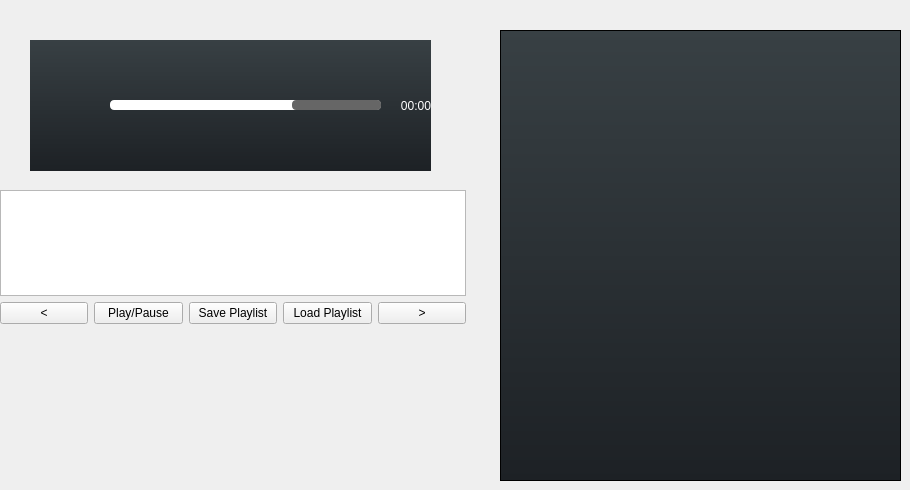
          <widget class="QWidget" name="tab_5">
           <attribute name="title">
            <string>MediaPlayer</string>
           </attribute>
           <widget class="QWidget" name="verticalLayoutWidget">
            <property name="geometry">
             <rect>
              <x>110</x>
              <y>40</y>
              <width>321</width>
              <height>79</height>
             </rect>
            </property>
            <layout class="QVBoxLayout" name="verticalLayout_3">
             <property name="spacing">
              <number>0</number>
             </property>
             <property name="topMargin">
              <number>0</number>
             </property>
             <item>
              <widget class="QLabel" name="label_artist">
               <property name="font">
                <font>
                 <pointsize>12</pointsize>
                </font>
               </property>
               <property name="styleSheet">
                <string notr="true">color:rgb(255,195,50)</string>
               </property>
               <property name="text">
                <string/>
               </property>
              </widget>
             </item>
             <item>
              <widget class="QLabel" name="label_title">
               <property name="styleSheet">
                <string notr="true">color:rgb(255, 255, 255)</string>
               </property>
               <property name="text">
                <string/>
               </property>
              </widget>
             </item>
             <item>
              <layout class="QHBoxLayout" name="horizontalLayout_4">
               <item>
                <widget class="QSlider" name="horizontalSlider_2">
                 <property name="enabled">
                  <bool>true</bool>
                 </property>
                 <property name="styleSheet">
                  <string notr="true">QSlider::groove:horizontal {
border: 0px solid #bbb;
background: white;
height: 10px;
border-radius: 4px;
}

QSlider::sub-page:horizontal {
background: qlineargradient(x1: 0, y1: 0,    x2: 0, y2: 1,
    stop: 0 #ffc332, stop: 1 #e5af2d);
background: qlineargradient(x1: 0, y1: 0.2, x2: 1, y2: 1,
    stop: 0 #e5af2d, stop: 1 #ffc946);
border: 0px solid #333;
height: 10px;
border-radius: 4px;
}

QSlider::add-page:horizontal {
background: #99000000;
border: 0px solid #777;
height: 10px;
border-radius: 4px;
}

QSlider::handle:horizontal {
background: qlineargradient(x1:0, y1:0, x2:1, y2:1,
    stop:0 #eee, stop:1 #ccc);
border: 0px solid #777;
width: 13px;
margin-top: -2px;
margin-bottom: -2px;
border-radius: 4px;
}

QSlider::handle:horizontal:hover {
background: qlineargradient(x1:0, y1:0, x2:1, y2:1,
    stop:0 #fff, stop:1 #ddd);
border: 1px solid #444;
border-radius: 4px;
}

QSlider::sub-page:horizontal:disabled {
background: #bbb;
border-color: #999;
}

QSlider::add-page:horizontal:disabled {
background: #eee;
border-color: #999;
}

QSlider::handle:horizontal:disabled {
background: #eee;
border: 1px solid #aaa;
border-radius: 4px;
}
</string>
                 </property>
                 <property name="value">
                  <number>67</number>
                 </property>
                 <property name="orientation">
                  <enum>Qt::Horizontal</enum>
                 </property>
                </widget>
               </item>
               <item>
                <widget class="QLabel" name="label_duration_2">
                 <property name="minimumSize">
                  <size>
                   <width>50</width>
                   <height>0</height>
                  </size>
                 </property>
                 <property name="maximumSize">
                  <size>
                   <width>50</width>
                   <height>16777215</height>
                  </size>
                 </property>
                 <property name="layoutDirection">
                  <enum>Qt::LeftToRight</enum>
                 </property>
                 <property name="styleSheet">
                  <string notr="true">color:rgb(255, 255, 255)</string>
                 </property>
                 <property name="text">
                  <string>00:00</string>
                 </property>
                 <property name="alignment">
                  <set>Qt::AlignRight|Qt::AlignTrailing|Qt::AlignVCenter</set>
                 </property>
                 <property name="margin">
                  <number>5</number>
                 </property>
                </widget>
               </item>
              </layout>
             </item>
            </layout>
           </widget>
           <widget class="QLabel" name="label_3">
            <property name="geometry">
             <rect>
              <x>30</x>
              <y>40</y>
              <width>81</width>
              <height>81</height>
             </rect>
            </property>
            <property name="text">
             <string/>
            </property>
            <property name="pixmap">
             <pixmap>Resource/img/freemp.png</pixmap>
            </property>
            <property name="scaledContents">
             <bool>true</bool>
            </property>
            <property name="alignment">
             <set>Qt::AlignCenter</set>
            </property>
            <property name="margin">
             <number>5</number>
            </property>
           </widget>
           <widget class="QLabel" name="label_bgr">
            <property name="geometry">
             <rect>
              <x>30</x>
              <y>40</y>
              <width>401</width>
              <height>131</height>
             </rect>
            </property>
            <property name="styleSheet">
             <string notr="true">background-color : qlineargradient(spread:pad, x1:0, y1:0, x2:0, y2:1, stop:0 rgba(56, 64, 68, 255), stop:1 rgba(29, 33, 37, 255))</string>
            </property>
            <property name="text">
             <string/>
            </property>
           </widget>
           <widget class="QWidget" name="horizontalLayoutWidget_2">
            <property name="geometry">
             <rect>
              <x>30</x>
              <y>120</y>
              <width>401</width>
              <height>52</height>
             </rect>
            </property>
            <layout class="QHBoxLayout" name="horizontalLayout_5">
             <item>
              <widget class="QPushButton" name="pushButton_shuffle">
               <property name="maximumSize">
                <size>
                 <width>40</width>
                 <height>40</height>
                </size>
               </property>
               <property name="text">
                <string/>
               </property>
               <property name="icon">
                <iconset>
                 <normaloff>Resource/img/btn_shuffle_off.png</normaloff>Resource/img/btn_shuffle_off.png</iconset>
               </property>
               <property name="iconSize">
                <size>
                 <width>40</width>
                 <height>40</height>
                </size>
               </property>
               <property name="flat">
                <bool>true</bool>
               </property>
              </widget>
             </item>
             <item>
              <widget class="QPushButton" name="pushButton_prev">
               <property name="maximumSize">
                <size>
                 <width>40</width>
                 <height>40</height>
                </size>
               </property>
               <property name="text">
                <string/>
               </property>
               <property name="icon">
                <iconset>
                 <normaloff>Resource/img/btn_previous.png</normaloff>Resource/img/btn_previous.png</iconset>
               </property>
               <property name="iconSize">
                <size>
                 <width>40</width>
                 <height>40</height>
                </size>
               </property>
               <property name="flat">
                <bool>true</bool>
               </property>
              </widget>
             </item>
             <item>
              <widget class="QPushButton" name="pushButton_play">
               <property name="maximumSize">
                <size>
                 <width>40</width>
                 <height>40</height>
                </size>
               </property>
               <property name="text">
                <string/>
               </property>
               <property name="icon">
                <iconset>
                 <normaloff>Resource/img/btn_play.png</normaloff>Resource/img/btn_play.png</iconset>
               </property>
               <property name="iconSize">
                <size>
                 <width>40</width>
                 <height>40</height>
                </size>
               </property>
               <property name="flat">
                <bool>true</bool>
               </property>
              </widget>
             </item>
             <item>
              <widget class="QPushButton" name="pushButton_next">
               <property name="maximumSize">
                <size>
                 <width>40</width>
                 <height>40</height>
                </size>
               </property>
               <property name="text">
                <string/>
               </property>
               <property name="icon">
                <iconset>
                 <normaloff>Resource/img/btn_next.png</normaloff>Resource/img/btn_next.png</iconset>
               </property>
               <property name="iconSize">
                <size>
                 <width>40</width>
                 <height>40</height>
                </size>
               </property>
               <property name="flat">
                <bool>true</bool>
               </property>
              </widget>
             </item>
             <item>
              <widget class="QPushButton" name="pushButton_repeat">
               <property name="maximumSize">
                <size>
                 <width>40</width>
                 <height>40</height>
                </size>
               </property>
               <property name="text">
                <string/>
               </property>
               <property name="icon">
                <iconset>
                 <normaloff>Resource/img/btn_repeat_off.png</normaloff>Resource/img/btn_repeat_off.png</iconset>
               </property>
               <property name="iconSize">
                <size>
                 <width>40</width>
                 <height>40</height>
                </size>
               </property>
               <property name="flat">
                <bool>true</bool>
               </property>
              </widget>
             </item>
            </layout>
           </widget>
           <widget class="QListView" name="listView">
            <property name="geometry">
             <rect>
              <x>500</x>
              <y>30</y>
              <width>401</width>
              <height>451</height>
             </rect>
            </property>
            <property name="styleSheet">
             <string notr="true">QListView {
background-color:
qlineargradient(spread:pad, x1:0, y1:0, x2:0, y2:1, stop:0 rgba(56, 64, 68, 255), stop:1 rgba(29, 33, 37, 255))
}
QScrollBar {
     border: none;
     background: #494949;
     height: 6px;
     width: 6px;
     margin: 0px;
}

QScrollBar::handle {
     background: #DBDBDB;
     min-width: 20px;
     min-height: 20px;
}

 QScrollBar::add-line,  QScrollBar::sub-line {
     background: none;
     border: none;
}

 QScrollBar::add-page, QScrollBar::sub-page {
     background: none;
}
</string>
            </property>
            <property name="dragDropOverwriteMode">
             <bool>false</bool>
            </property>
            <property name="dragDropMode">
             <enum>QAbstractItemView::NoDragDrop</enum>
            </property>
            <property name="defaultDropAction">
             <enum>Qt::IgnoreAction</enum>
            </property>
           </widget>
           <widget class="QWidget" name="verticalLayoutWidget_2">
            <property name="geometry">
             <rect>
              <x>0</x>
              <y>190</y>
              <width>466</width>
              <height>134</height>
             </rect>
            </property>
            <layout class="QVBoxLayout" name="verticalLayout_4">
             <item>
              <widget class="QListWidget" name="listWidget"/>
             </item>
             <item>
              <layout class="QHBoxLayout" name="horizontalLayout_2">
               <item>
                <widget class="QPushButton" name="SkipPrevious">
                 <property name="text">
                  <string>&lt;</string>
                 </property>
                </widget>
               </item>
               <item>
                <widget class="QPushButton" name="Play">
                 <property name="text">
                  <string>Play/Pause</string>
                 </property>
                </widget>
               </item>
               <item>
                <widget class="QPushButton" name="SavePlaylist">
                 <property name="text">
                  <string>Save Playlist</string>
                 </property>
                </widget>
               </item>
               <item>
                <widget class="QPushButton" name="LoadPlaylist">
                 <property name="text">
                  <string>Load Playlist</string>
                 </property>
                </widget>
               </item>
               <item>
                <widget class="QPushButton" name="SkipNext">
                 <property name="text">
                  <string>&gt;</string>
                 </property>
                </widget>
               </item>
              </layout>
             </item>
            </layout>
           </widget>
           <zorder>label_bgr</zorder>
           <zorder>verticalLayoutWidget</zorder>
           <zorder>label_3</zorder>
           <zorder>horizontalLayoutWidget_2</zorder>
           <zorder>listView</zorder>
           <zorder>verticalLayoutWidget_2</zorder>
          </widget>
